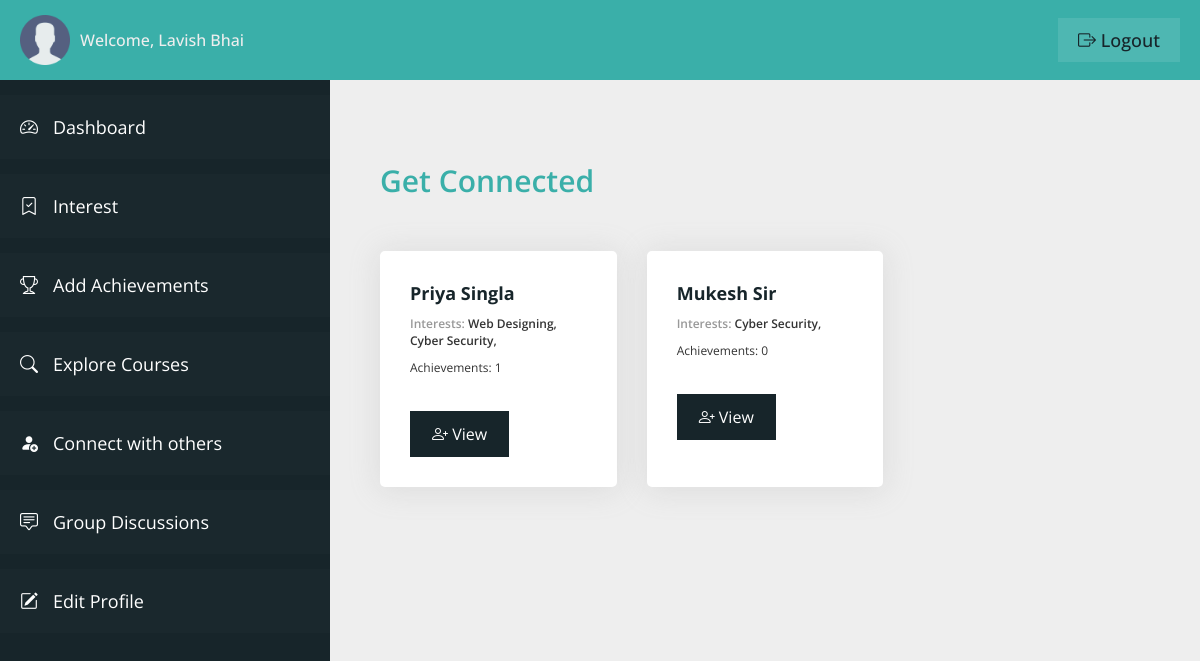
The page /student/connect.php (signed in) on the database its author committed.
### tables this page shows
CREATE TABLE `user_table` (
  `user_id` int(11) NOT NULL,
  `user_firstname` varchar(100) NOT NULL,
  `user_lastname` varchar(100) NOT NULL,
  `user_type` varchar(20) NOT NULL,
  `user_email` varchar(100) NOT NULL,
  `user_phone` varchar(10) NOT NULL,
  `user_password` varchar(100) NOT NULL,
  `user_createdon` datetime NOT NULL DEFAULT current_timestamp()
);

CREATE TABLE `user_interest` (
  `interest_id` int(11) NOT NULL,
  `user_id` varchar(11) NOT NULL,
  `field_name` varchar(100) NOT NULL,
  `domain_name` varchar(100) NOT NULL,
  `added_on` datetime NOT NULL DEFAULT current_timestamp()
);

### student/connect.php (the view, shortened to what this page needs)
<?php
include "connection.php";
?>
<!DOCTYPE html>
<html lang="en">
<head>
    <link rel="stylesheet" href="css/style-dashboard.css">
    <link rel="stylesheet" href="https://cdn.jsdelivr.net/npm/bootstrap-icons@1.11.0/font/bootstrap-icons.css">
</head>
<body>
    <div class="container">
        <header class="header">
            <div class="header__left">
                <img src="img/user.png" class="user__header-user" alt="user">
                <span class="header__user-name">Welcome,
                    <?php
                    $q = "SELECT * FROM user_table WHERE user_id = '" . $_SESSION['userIdVce'] . "'";
                    $r = mysqli_query($con, $q);
                    if (mysqli_num_rows($r) > 0) {
                        $row = mysqli_fetch_array($r);
                        echo $row['user_firstname'] . ' ' . $row['user_lastname'];
                    }
                    ?>
                </span>
            </div>
            <div class="header__right">
                <a href="logout.php" class="header__user-logout"><i class="bi bi-box-arrow-right"></i> logout</a>
            </div>
        </header>
        <section class="sidebar">
            <ul class="sidebar__items">
                <a href="dashboard.php" class="sidebar__item-link">
                    <li class="sidebar__item">
                        <i class="bi bi-speedometer2"></i>
                        <span>Dashboard</span>
                    </li>
                </a>
                <a href="user-interest.php" class="sidebar__item-link">
                    <li class="sidebar__item">
                        <i class="bi bi-bookmark-check"></i>
                        <span>Interest</span>
                    </li>
                </a>
                <a href="user-achievements.php" class="sidebar__item-link">
                    <li class="sidebar__item">
                        <i class="bi bi-trophy"></i>
                        <span>Add Achievements</span>
                    </li>
                </a>
                <a href="explore-courses.php" class="sidebar__item-link">
                    <li class="sidebar__item">
                        <i class="bi bi-search"></i>
                        <span>Explore Courses</span>
                    </li>
                </a>
                <a href="connect.php" class="sidebar__item-link">
                    <li class="sidebar__item">
                        <i class="bi bi-person-fill-add"></i>
                        <span>Connect with others</span>
                    </li>
                </a>
                <a href="group-discussions.php" class="sidebar__item-link">
                    <li class="sidebar__item">
                        <i class="bi bi-chat-square-text"></i>
                        <span>Group Discussions</span>
                    </li>
                </a>
                <a href="profile.php" class="sidebar__item-link">
                    <li class="sidebar__item">
                        <i class="bi bi-pencil-square"></i>
                        <span>Edit Profile</span>
                    </li>
                </a>
            </ul>
        </section>
        <main class="main__content">
            <div class="course__card-container">
                <h3 class="heading-3">
                    Get Connected
                </h3>
                <?php
                $query1 = "SELECT DISTINCT `user_id` FROM `user_interest` WHERE `domain_name` IN (SELECT `domain_name` FROM `user_interest` WHERE `user_id` = '" . $_SESSION['userIdVce'] . "') AND `user_id` != '" . $_SESSION['userIdVce'] . "'";
                $runQ1 = mysqli_query($con, $query1);
                if (mysqli_num_rows($runQ1)) {
                    while ($rowQ1 = mysqli_fetch_array($runQ1)) {
                        $query2 = "SELECT * FROM `user_table` WHERE `user_id` = '" . $rowQ1['user_id'] . "'";
                        $runQ2 = mysqli_query($con, $query2);
                        if (mysqli_num_rows($runQ2)) {
                            while ($rowQ2 = mysqli_fetch_array($runQ2)) { ?>
                                <div class="user__card">
                                    <h3 class="user__name">
                                        <?php echo $rowQ2['user_firstname'] . " " . $rowQ2['user_lastname']; ?>
                                    </h3>
                                    <p class="user_interest">
                                        <span class="user_interest-label">Interests:</span>
                                        <?php
                                        $query3 = "SELECT * FROM `user_interest` WHERE `user_id` = '" . $rowQ2['user_id'] . "'";
                                        $runQ3 = mysqli_query($con, $query3);
                                        if (mysqli_num_rows($runQ3) > 0) {
                                            while ($rowQ3 = mysqli_fetch_array($runQ3)) { ?>
                                                <span>
                                                    <?php
                                                    echo $rowQ3['domain_name'];
                                                    ?>,
                                                </span>
                                        <?php }
                                        } ?>
                                    </p>
                                    <p class="user_achievements">
                                        <?php
                                        $count = 0;
                                        $query4 = "SELECT * FROM achievement_table WHERE achievement_userid = '" . $rowQ2['user_id'] . "'";
                                        $runQ4 = mysqli_query($con, $query4);
                                        if (mysqli_num_rows($runQ4) > 0) {
                                            while ($rowQ4 = mysqli_fetch_array($runQ4)) {
                                                $count++;
                                            }
                                        } ?>
                                        <span>Achievements: <?php echo $count; ?></span>
                                    </p>
                                    <a class="course__link-btn" href="connect-profile.php?profile=<?php echo $rowQ2['user_id'] ?>&fname=<?php echo $rowQ2['user_firstname']; ?>&lname=<?php echo $rowQ2['user_lastname']; ?>">
                                        <i class="bi bi-person-plus"></i> View
                                    </a>
                                </div>
                <?php
                            }
                        }
                    }
                } ?>
            </div>
        </main>
    </div>
</body>
</html>

### student/css/style-dashboard.css (style rules this page uses)
:root { --color-primary: #3aafa9; --color-primary-dark: #2b7a78; --color-primary-light: #def2f1; --color-secondary: #17252a; --color-secondary-dark: #101a1d; --color-secondary-light: #377084; --color-grey-light-1: #999; --color-grey-light-2: #ccc; --color-grey-light-3: #eee; --color-grey-dark-1: #242424; --color-grey-dark-2: #333; --color-grey-dark-3: #474747; --color-white: #fff; --font-default: "Open Sans", sans-serif; }
*, *::before, *::after { margin: 0; padding: 0; box-sizing: inherit; }
html { font-size: 62.5%; box-sizing: border-box; }
body { color: var(--color-grey-dark-2); font-family: var(--font-default); }
.container { height: 100vh; display: grid; grid-template-columns: 33rem 1fr; grid-template-rows: 8rem calc(100vh - 8rem); }
.header { grid-column: 1 / -1; background-color: var(--color-primary); display: flex; align-items: center; justify-content: space-between; padding: 0 2rem; }
.header__left { display: flex; align-items: center; gap: 1rem; }
.user__header-user { width: 5rem; }
.header__user-name { font-size: 1.6rem; color: var(--color-grey-light-3); font-weight: 500; }
.header__user-logout:link, .header__user-logout:visited { font-size: 1.8rem; color: var(--color-secondary); background-color: rgba(255, 255, 255, 0.1); text-decoration: none; text-transform: capitalize; font-weight: 500; padding: 1rem 2rem; transition: all 0.2s; }
.sidebar { background-color: var(--color-secondary); overflow-y: scroll; padding-top: 1.5rem; scroll-behavior: smooth; }
.sidebar__item { padding: 2rem; background-color: rgba(255, 255, 255, 0.01); margin-bottom: 1.5rem; display: flex; gap: 1.5rem; transition: all 0.2s; }
.sidebar__item-link:link, .sidebar__item-link:visited { color: var(--color-white); text-decoration: none; font-size: 1.8rem; }
.main__content { background-color: var(--color-grey-light-3); padding: 8rem 5rem; overflow-y: scroll; scroll-behavior: smooth; }
.heading-3 { font-size: 3rem; font-weight: 600; color: var(--color-primary); margin-bottom: 2rem; grid-column: 1 / -1; }
.course__card-container { display: grid; grid-template-columns: repeat(3, 1fr); grid-gap: 3rem; }
.course__link-btn:link, .course__link-btn:visited { font-size: 1.6rem; text-decoration: none; background-color: var(--color-secondary); color: var(--color-white); border: 2px solid var(--color-secondary); padding: 1rem 2rem; transition: all 0.2s; display: inline-block; }
.user__card { background-color: var(--color-white); box-shadow: 0px 0.2rem 3rem 0.2rem rgba(156, 156, 156, 0.2); padding: 3rem; border-radius: 0.5rem; }
.user__name { font-size: 1.8rem; margin-bottom: 1rem; color: var(--color-secondary); }
.user_interest { margin-bottom: 1rem; font-size: 1.2rem; font-weight: 600; }
.user_interest-label { color: var(--color-grey-light-1); }
.user_achievements { font-size: 1.2rem; margin-bottom: 3.5rem; }

### rows shown on the page
user_table: user_firstname "Lavish", user_lastname "Bhai"
user_table: user_firstname "Priya", user_lastname "Singla", count "1"
user_interest: domain_name "Web Designing"
user_interest: domain_name "Cyber Security"
user_table: user_firstname "Mukesh", user_lastname "Sir", count "0"
user_interest: domain_name "Cyber Security"
